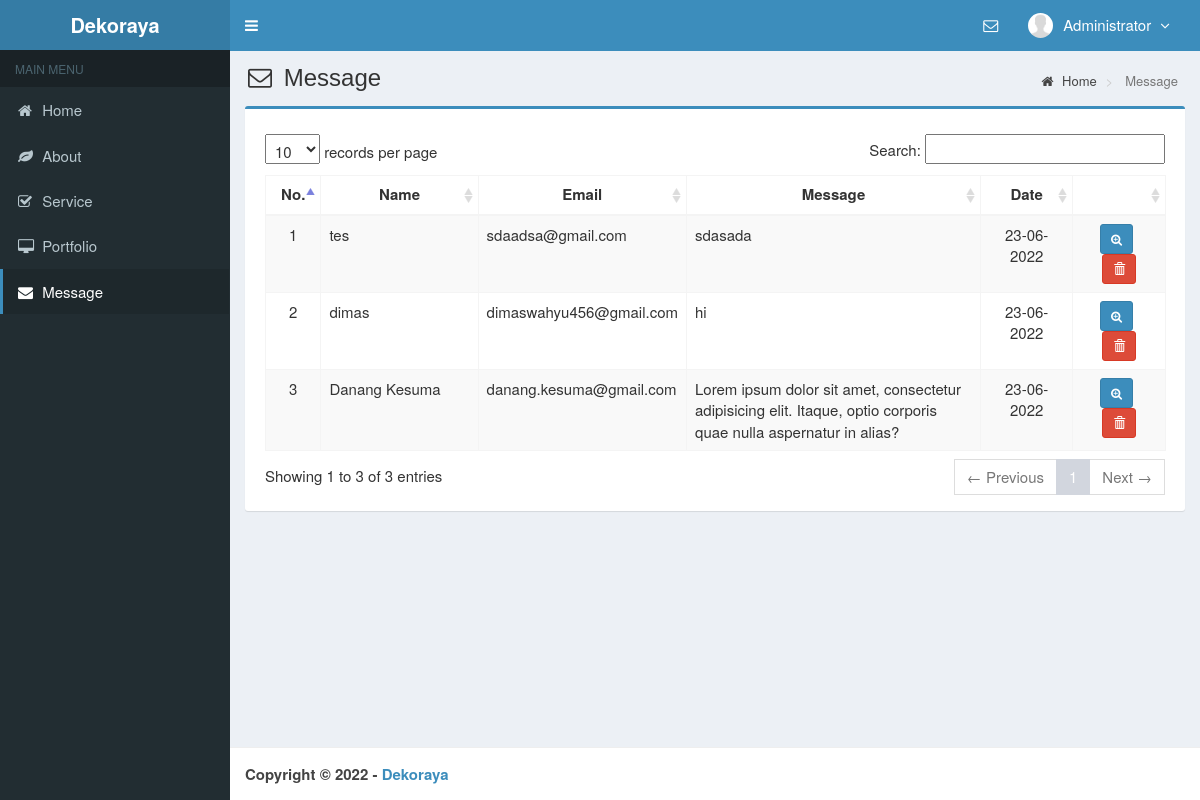
/admin/main.php?module=message (signed in), run on the app's committed database.
### tables this page shows
CREATE TABLE `is_message` (
  `message_id` int(11) NOT NULL AUTO_INCREMENT,
  `date` timestamp NOT NULL DEFAULT current_timestamp() ON UPDATE current_timestamp(),
  `name` varchar(30) NOT NULL,
  `email` varchar(30) NOT NULL,
  `message` text NOT NULL,
  `status` enum('y','n') NOT NULL DEFAULT 'n',
  PRIMARY KEY (`message_id`)
);

### admin/modules/message/view.php (the view, shortened to what this page needs)
<section class="content-header">
  <h1>
    <i class="fa fa-envelope-o icon-title"></i> Message
  </h1>
  <ol class="breadcrumb">
    <li><a href="?module=home"><i class="fa fa-home"></i> Home </a></li>
    <li class="active"> Message </li>
  </ol>
</section>
<section class="content">
  <div class="row">
    <div class="col-md-12">
      <div class="box box-primary">
        <div class="box-body">
          <table id="dataTables1" class="table table-bordered table-striped table-hover">
            <thead>
              <tr>
                <th class="center">No.</th>
                <th class="center">Name</th>
                <th class="center">Email</th>
                <th class="center">Message</th>
                <th class="center">Date</th>
                <th></th>
              </tr>
            </thead>
            <tbody>
              <?php
              $no = 1;
              $query = mysqli_query($mysqli, "SELECT * FROM is_message ORDER BY message_id DESC")
                or die('Ada kesalahan pada query tampil data message: ' . mysqli_error($mysqli));
              while ($data = mysqli_fetch_assoc($query)) {
                $tgl  = substr($data['date'], 0, 10);
                $exp  = explode('-', $tgl);
                $date = $exp[2] . "-" . $exp[1] . "-" . $exp[0];
                if ($data['status'] == 'y') {
                  $warna = "";
                } else {
                  $warna = "#fcf8e3";
                }
                echo "<tr style='background:$warna'>
                      <td width='40' class='center'>$no</td>
                      <td width='150'>$data[name]</td>
                      <td width='120'>$data[email]</td>
                      <td width='300'>$data[message]</td>
                      <td width='80' class='center'>$date</td>
                      <td class='center' width='80'>
                        <div>
                          <a data-toggle='tooltip' data-placement='top' title='Details' style='margin-right:5px' class='btn btn-primary btn-sm' href='modules/message/proses.php?act=update_status&id=$data[message_id]'>
                              <i style='color:#fff' class='fa fa-search-plus'></i>
                          </a>";
              ?>
                <a data-toggle="tooltip" data-placement="top" title="Delete" class="btn btn-danger btn-sm" href="modules/message/proses.php?act=delete&id=<?php echo $data['message_id']; ?>" onclick="return confirm('Are you sure you want to delete the messages from <?php echo $data['name']; ?> ?');">
                  <i style="color:#fff" class="glyphicon glyphicon-trash"></i>
                </a>
              <?php
                echo "    </div>
                      </td>
                    </tr>";
                $no++;
              }
              ?>
            </tbody>
          </table>
        </div>
      </div>
    </div>
  </div>
</section><!-- /.content

### admin/assets/css/style.css (style rules this page uses)
.content-header { padding: 15px 18px 0; position: relative; }
.content-header > .breadcrumb { background: transparent none repeat scroll 0 0; border-radius: 2px; float: right; font-size: 13px; margin-bottom: 0; margin-top: 0; padding: 7px 12px; position: absolute; right: 10px; top: 15px; }
.center { text-align:center; }
.icon-title { margin-right: 5px; }
body { background-color: #fff; color: #333; font-size: 15px; line-height: 1.42857; }

### data on the page
is_message: name "tes", email "sdaadsa@gmail.com", message "sdasada", date "23-06-2022"
is_message: name "dimas", email "dimaswahyu456@gmail.com", message "hi", date "23-06-2022"
is_message: name "Danang Kesuma", email "danang.kesuma@gmail.com", message "Lorem ipsum dolor sit amet, consectetur adipisicing elit. Itaque, optio corporis quae nulla aspernatur in alias?", date "23-06-2022"

### other printed values
$_SESSION['fullname'] "Administrator"
